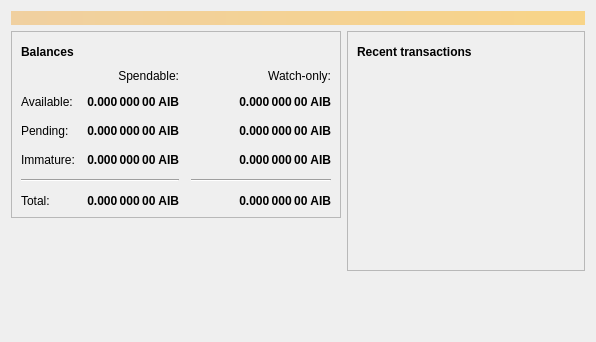
<?xml version="1.0" encoding="UTF-8"?>
<ui version="4.0">
 <class>OverviewPage</class>
 <widget class="QWidget" name="OverviewPage">
  <property name="geometry">
   <rect>
    <x>0</x>
    <y>0</y>
    <width>596</width>
    <height>342</height>
   </rect>
  </property>
  <property name="windowTitle">
   <string>Form</string>
  </property>
  <layout class="QVBoxLayout" name="topLayout">
   <item>
    <widget class="QLabel" name="labelAlerts">
     <property name="visible">
      <bool>false</bool>
     </property>
     <property name="styleSheet">
      <string notr="true">QLabel { background-color: qlineargradient(x1: 0, y1: 0, x2: 1, y2: 0, stop:0 #F0D0A0, stop:1 #F8D488); color:#000000; }</string>
     </property>
     <property name="wordWrap">
      <bool>true</bool>
     </property>
     <property name="margin">
      <number>3</number>
     </property>
     <property name="textInteractionFlags">
      <set>Qt::TextSelectableByMouse</set>
     </property>
    </widget>
   </item>
   <item>
    <layout class="QHBoxLayout" name="horizontalLayout" stretch="1,1">
     <item>
      <layout class="QVBoxLayout" name="verticalLayout_2">
       <item>
        <widget class="QFrame" name="frame">
         <property name="frameShape">
          <enum>QFrame::StyledPanel</enum>
         </property>
         <property name="frameShadow">
          <enum>QFrame::Raised</enum>
         </property>
         <layout class="QVBoxLayout" name="verticalLayout_4">
          <item>
           <layout class="QHBoxLayout" name="horizontalLayout_4">
            <item>
             <widget class="QLabel" name="label_5">
              <property name="font">
               <font>
                <weight>75</weight>
                <bold>true</bold>
               </font>
              </property>
              <property name="text">
               <string>Balances</string>
              </property>
             </widget>
            </item>
            <item>
             <widget class="QPushButton" name="labelWalletStatus">
              <property name="enabled">
               <bool>false</bool>
              </property>
              <property name="maximumSize">
               <size>
                <width>30</width>
                <height>16777215</height>
               </size>
              </property>
              <property name="toolTip">
               <string>The displayed information may be out of date. Your wallet automatically synchronizes with the Aib coin network after a connection is established, but this process has not completed yet.</string>
              </property>
              <property name="text">
               <string/>
              </property>
              <property name="icon">
               <iconset resource="../bitcoin.qrc">
                <normaloff>:/icons/warning</normaloff>
                <disabledoff>:/icons/warning</disabledoff>:/icons/warning</iconset>
              </property>
              <property name="iconSize">
               <size>
                <width>24</width>
                <height>24</height>
               </size>
              </property>
              <property name="flat">
               <bool>true</bool>
              </property>
             </widget>
            </item>
            <item>
             <spacer name="horizontalSpacer_3">
              <property name="orientation">
               <enum>Qt::Horizontal</enum>
              </property>
              <property name="sizeHint" stdset="0">
               <size>
                <width>40</width>
                <height>20</height>
               </size>
              </property>
             </spacer>
            </item>
           </layout>
          </item>
          <item>
           <layout class="QGridLayout" name="gridLayout">
            <property name="spacing">
             <number>12</number>
            </property>
            <item row="2" column="2">
             <widget class="QLabel" name="labelWatchPending">
              <property name="font">
               <font>
                <weight>75</weight>
                <bold>true</bold>
               </font>
              </property>
              <property name="cursor">
               <cursorShape>IBeamCursor</cursorShape>
              </property>
              <property name="toolTip">
               <string>Unconfirmed transactions to watch-only addresses</string>
              </property>
              <property name="text">
               <string notr="true">0.000 000 00 AIB</string>
              </property>
              <property name="alignment">
               <set>Qt::AlignRight|Qt::AlignTrailing|Qt::AlignVCenter</set>
              </property>
              <property name="textInteractionFlags">
               <set>Qt::LinksAccessibleByMouse|Qt::TextSelectableByKeyboard|Qt::TextSelectableByMouse</set>
              </property>
             </widget>
            </item>
            <item row="2" column="1">
             <widget class="QLabel" name="labelUnconfirmed">
              <property name="font">
               <font>
                <weight>75</weight>
                <bold>true</bold>
               </font>
              </property>
              <property name="cursor">
               <cursorShape>IBeamCursor</cursorShape>
              </property>
              <property name="toolTip">
               <string>Total of transactions that have yet to be confirmed, and do not yet count toward the spendable balance</string>
              </property>
              <property name="text">
               <string notr="true">0.000 000 00 AIB</string>
              </property>
              <property name="alignment">
               <set>Qt::AlignRight|Qt::AlignTrailing|Qt::AlignVCenter</set>
              </property>
              <property name="textInteractionFlags">
               <set>Qt::LinksAccessibleByMouse|Qt::TextSelectableByKeyboard|Qt::TextSelectableByMouse</set>
              </property>
             </widget>
            </item>
            <item row="3" column="2">
             <widget class="QLabel" name="labelWatchImmature">
              <property name="font">
               <font>
                <weight>75</weight>
                <bold>true</bold>
               </font>
              </property>
              <property name="cursor">
               <cursorShape>IBeamCursor</cursorShape>
              </property>
              <property name="toolTip">
               <string>Mined balance in watch-only addresses that has not yet matured</string>
              </property>
              <property name="text">
               <string notr="true">0.000 000 00 AIB</string>
              </property>
              <property name="alignment">
               <set>Qt::AlignRight|Qt::AlignTrailing|Qt::AlignVCenter</set>
              </property>
              <property name="textInteractionFlags">
               <set>Qt::LinksAccessibleByMouse|Qt::TextSelectableByKeyboard|Qt::TextSelectableByMouse</set>
              </property>
             </widget>
            </item>
            <item row="4" column="0" colspan="2">
             <widget class="Line" name="line">
              <property name="orientation">
               <enum>Qt::Horizontal</enum>
              </property>
             </widget>
            </item>
            <item row="4" column="2">
             <widget class="Line" name="lineWatchBalance">
              <property name="sizePolicy">
               <sizepolicy hsizetype="Preferred" vsizetype="Fixed">
                <horstretch>0</horstretch>
                <verstretch>0</verstretch>
               </sizepolicy>
              </property>
              <property name="minimumSize">
               <size>
                <width>140</width>
                <height>0</height>
               </size>
              </property>
              <property name="orientation">
               <enum>Qt::Horizontal</enum>
              </property>
             </widget>
            </item>
            <item row="5" column="0">
             <widget class="QLabel" name="labelTotalText">
              <property name="text">
               <string>Total:</string>
              </property>
             </widget>
            </item>
            <item row="3" column="1">
             <widget class="QLabel" name="labelImmature">
              <property name="font">
               <font>
                <weight>75</weight>
                <bold>true</bold>
               </font>
              </property>
              <property name="cursor">
               <cursorShape>IBeamCursor</cursorShape>
              </property>
              <property name="toolTip">
               <string>Mined balance that has not yet matured</string>
              </property>
              <property name="text">
               <string notr="true">0.000 000 00 AIB</string>
              </property>
              <property name="alignment">
               <set>Qt::AlignRight|Qt::AlignTrailing|Qt::AlignVCenter</set>
              </property>
              <property name="textInteractionFlags">
               <set>Qt::LinksAccessibleByMouse|Qt::TextSelectableByKeyboard|Qt::TextSelectableByMouse</set>
              </property>
             </widget>
            </item>
            <item row="2" column="3">
             <spacer name="horizontalSpacer_2">
              <property name="orientation">
               <enum>Qt::Horizontal</enum>
              </property>
              <property name="sizeHint" stdset="0">
               <size>
                <width>40</width>
                <height>20</height>
               </size>
              </property>
             </spacer>
            </item>
            <item row="3" column="0">
             <widget class="QLabel" name="labelImmatureText">
              <property name="text">
               <string>Immature:</string>
              </property>
             </widget>
            </item>
            <item row="5" column="1">
             <widget class="QLabel" name="labelTotal">
              <property name="font">
               <font>
                <weight>75</weight>
                <bold>true</bold>
               </font>
              </property>
              <property name="cursor">
               <cursorShape>IBeamCursor</cursorShape>
              </property>
              <property name="toolTip">
               <string>Your current total balance</string>
              </property>
              <property name="text">
               <string notr="true">0.000 000 00 AIB</string>
              </property>
              <property name="alignment">
               <set>Qt::AlignRight|Qt::AlignTrailing|Qt::AlignVCenter</set>
              </property>
              <property name="textInteractionFlags">
               <set>Qt::LinksAccessibleByMouse|Qt::TextSelectableByKeyboard|Qt::TextSelectableByMouse</set>
              </property>
             </widget>
            </item>
            <item row="5" column="2">
             <widget class="QLabel" name="labelWatchTotal">
              <property name="font">
               <font>
                <weight>75</weight>
                <bold>true</bold>
               </font>
              </property>
              <property name="cursor">
               <cursorShape>IBeamCursor</cursorShape>
              </property>
              <property name="toolTip">
               <string>Current total balance in watch-only addresses</string>
              </property>
              <property name="text">
               <string notr="true">0.000 000 00 AIB</string>
              </property>
              <property name="alignment">
               <set>Qt::AlignRight|Qt::AlignTrailing|Qt::AlignVCenter</set>
              </property>
              <property name="textInteractionFlags">
               <set>Qt::LinksAccessibleByMouse|Qt::TextSelectableByKeyboard|Qt::TextSelectableByMouse</set>
              </property>
             </widget>
            </item>
            <item row="0" column="2">
             <widget class="QLabel" name="labelWatchonly">
              <property name="text">
               <string>Watch-only:</string>
              </property>
              <property name="alignment">
               <set>Qt::AlignRight|Qt::AlignTrailing|Qt::AlignVCenter</set>
              </property>
             </widget>
            </item>
            <item row="1" column="0">
             <widget class="QLabel" name="labelBalanceText">
              <property name="text">
               <string>Available:</string>
              </property>
             </widget>
            </item>
            <item row="1" column="1">
             <widget class="QLabel" name="labelBalance">
              <property name="font">
               <font>
                <weight>75</weight>
                <bold>true</bold>
               </font>
              </property>
              <property name="cursor">
               <cursorShape>IBeamCursor</cursorShape>
              </property>
              <property name="toolTip">
               <string>Your current spendable balance</string>
              </property>
              <property name="text">
               <string notr="true">0.000 000 00 AIB</string>
              </property>
              <property name="alignment">
               <set>Qt::AlignRight|Qt::AlignTrailing|Qt::AlignVCenter</set>
              </property>
              <property name="textInteractionFlags">
               <set>Qt::LinksAccessibleByMouse|Qt::TextSelectableByKeyboard|Qt::TextSelectableByMouse</set>
              </property>
             </widget>
            </item>
            <item row="1" column="2">
             <widget class="QLabel" name="labelWatchAvailable">
              <property name="font">
               <font>
                <weight>75</weight>
                <bold>true</bold>
               </font>
              </property>
              <property name="cursor">
               <cursorShape>IBeamCursor</cursorShape>
              </property>
              <property name="toolTip">
               <string>Your current balance in watch-only addresses</string>
              </property>
              <property name="text">
               <string notr="true">0.000 000 00 AIB</string>
              </property>
              <property name="alignment">
               <set>Qt::AlignRight|Qt::AlignTrailing|Qt::AlignVCenter</set>
              </property>
              <property name="textInteractionFlags">
               <set>Qt::LinksAccessibleByMouse|Qt::TextSelectableByKeyboard|Qt::TextSelectableByMouse</set>
              </property>
             </widget>
            </item>
            <item row="2" column="0">
             <widget class="QLabel" name="labelPendingText">
              <property name="text">
               <string>Pending:</string>
              </property>
             </widget>
            </item>
            <item row="0" column="1">
             <widget class="QLabel" name="labelSpendable">
              <property name="text">
               <string>Spendable:</string>
              </property>
              <property name="alignment">
               <set>Qt::AlignRight|Qt::AlignTrailing|Qt::AlignVCenter</set>
              </property>
             </widget>
            </item>
           </layout>
          </item>
         </layout>
        </widget>
       </item>
       <item>
        <spacer name="verticalSpacer">
         <property name="orientation">
          <enum>Qt::Vertical</enum>
         </property>
         <property name="sizeHint" stdset="0">
          <size>
           <width>20</width>
           <height>40</height>
          </size>
         </property>
        </spacer>
       </item>
      </layout>
     </item>
     <item>
      <layout class="QVBoxLayout" name="verticalLayout_3">
       <item>
        <widget class="QFrame" name="frame_2">
         <property name="frameShape">
          <enum>QFrame::StyledPanel</enum>
         </property>
         <property name="frameShadow">
          <enum>QFrame::Raised</enum>
         </property>
         <layout class="QVBoxLayout" name="verticalLayout">
          <item>
           <layout class="QHBoxLayout" name="horizontalLayout_2">
            <item>
             <widget class="QLabel" name="label_4">
              <property name="font">
               <font>
                <weight>75</weight>
                <bold>true</bold>
               </font>
              </property>
              <property name="text">
               <string>Recent transactions</string>
              </property>
             </widget>
            </item>
            <item>
             <widget class="QPushButton" name="labelTransactionsStatus">
              <property name="enabled">
               <bool>false</bool>
              </property>
              <property name="maximumSize">
               <size>
                <width>30</width>
                <height>16777215</height>
               </size>
              </property>
              <property name="toolTip">
               <string>The displayed information may be out of date. Your wallet automatically synchronizes with the Aib coin network after a connection is established, but this process has not completed yet.</string>
              </property>
              <property name="text">
               <string/>
              </property>
              <property name="icon">
               <iconset resource="../bitcoin.qrc">
                <normaloff>:/icons/warning</normaloff>
                <disabledoff>:/icons/warning</disabledoff>:/icons/warning</iconset>
              </property>
              <property name="iconSize">
               <size>
                <width>24</width>
                <height>24</height>
               </size>
              </property>
              <property name="flat">
               <bool>true</bool>
              </property>
             </widget>
            </item>
            <item>
             <spacer name="horizontalSpacer">
              <property name="orientation">
               <enum>Qt::Horizontal</enum>
              </property>
              <property name="sizeHint" stdset="0">
               <size>
                <width>40</width>
                <height>20</height>
               </size>
              </property>
             </spacer>
            </item>
           </layout>
          </item>
          <item>
           <widget class="QListView" name="listTransactions">
            <property name="styleSheet">
             <string notr="true">QListView { background: transparent; }</string>
            </property>
            <property name="frameShape">
             <enum>QFrame::NoFrame</enum>
            </property>
            <property name="verticalScrollBarPolicy">
             <enum>Qt::ScrollBarAlwaysOff</enum>
            </property>
            <property name="horizontalScrollBarPolicy">
             <enum>Qt::ScrollBarAlwaysOff</enum>
            </property>
            <property name="selectionMode">
             <enum>QAbstractItemView::NoSelection</enum>
            </property>
           </widget>
          </item>
         </layout>
        </widget>
       </item>
       <item>
        <spacer name="verticalSpacer_2">
         <property name="orientation">
          <enum>Qt::Vertical</enum>
         </property>
         <property name="sizeHint" stdset="0">
          <size>
           <width>20</width>
           <height>40</height>
          </size>
         </property>
        </spacer>
       </item>
      </layout>
     </item>
    </layout>
   </item>
  </layout>
 </widget>
 <resources/>
 <connections/>
</ui>
